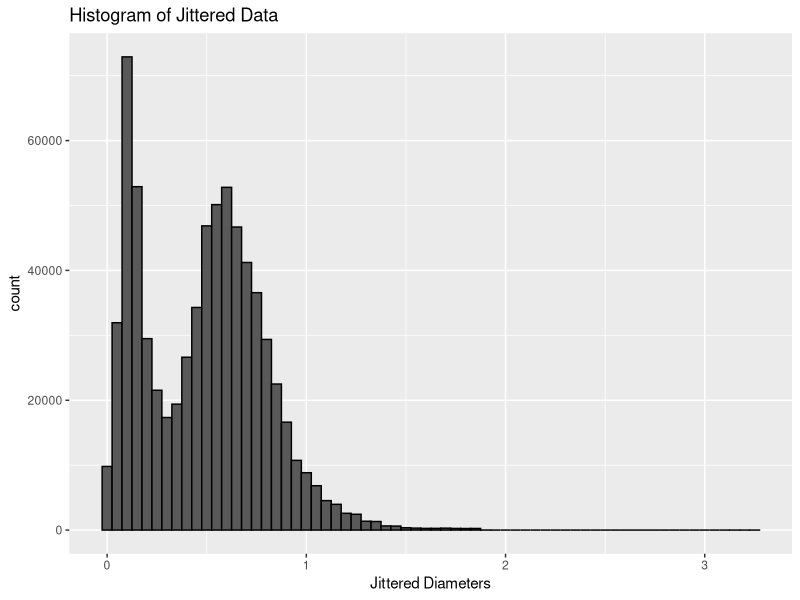
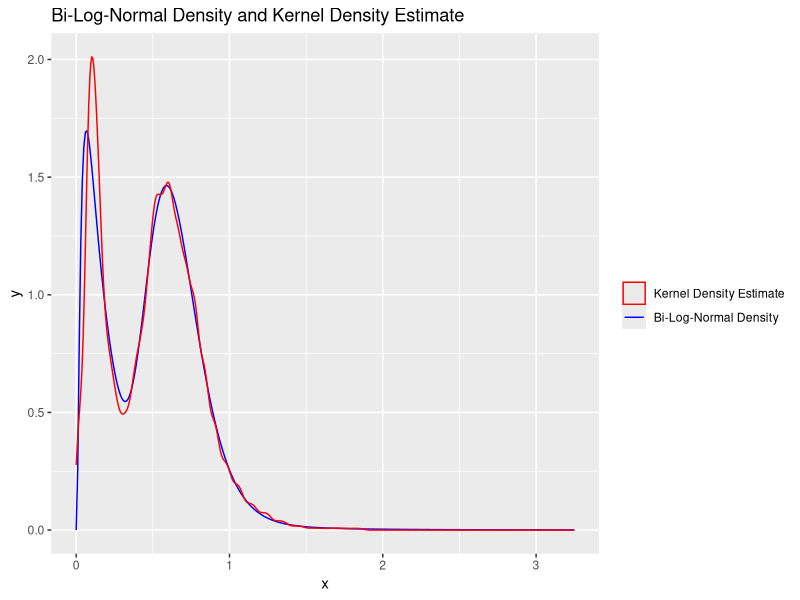
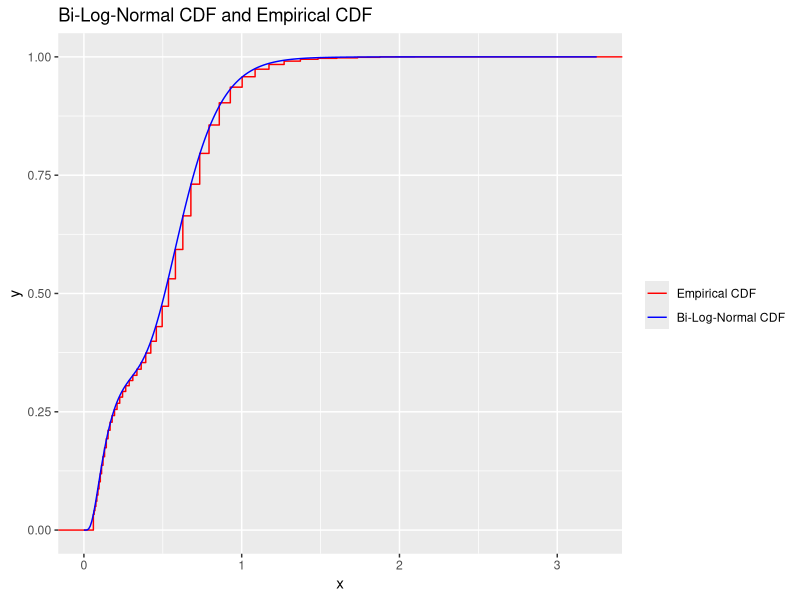

Recreate these plots in R, in order.
## ---- chunk 1
knitr::opts_chunk$set(echo = TRUE)
## ---- chunk 2
library(ggplot2)
data = read.csv(file = "1_snow_particles.csv")
num_inbin = rep(0, length(data$X)) # store the number of datapoints in each bin here
num_part = data$particles.detected[1] # number of total datapoints
for (i in 1:length(data$X)) {
  num_inbin[i] = round(data$retained....[i] / 100 * num_part) #rounded number of data in the i-th bin, need to jitter the data in the next step
}
# jittering the data
set.seed(100) # set a seed before jitter the data using a uniform distribution
n = sum(num_inbin) #cnumber of data points
counter = 0
jittered_data = rep(0, n) 
data$endpoint[52] = 3.25 # s.t. all the bins are of comparable size
for (i in 1:length(num_inbin)) {
  interval_length = data$endpoint[i] - data$startpoint[i]
  for(j in 1:num_inbin[i]) {
    jittered_data[j + counter] = data$startpoint[i] + 
      runif(1, min = 0, max = interval_length)
  }
  counter = counter + num_inbin[i]
}
ggplot(data.frame(jittered_data), aes(x = jittered_data)) + 
  geom_histogram(color="black", binwidth = 0.05) + 
  labs(title = "Histogram of Jittered Data", x = "Jittered Diameters")
#hist(jittered_data, breaks=1000)
## ---- chunk 3
# function to sample rom a bi-log-normal distribution
rbilnorm <- function(N, mu1, mu2, sigma1, sigma2, tau){
  ind <- I(runif(N) > tau)
  X <- rep(0,N)
  X[ind] <- rlnorm(sum(ind), mu1, sigma1)
  X[!ind] <- rlnorm(sum(!ind), mu2, sigma2)
  return(X)
}

# pdf for the bi-log-mormal distribution
dbilnorm <- function(x, mu1, mu2, sigma1, sigma2, tau){
  y <- (1-tau)*dlnorm(x, mu1, sigma1) + tau * dlnorm(x, mu2, sigma2)
  return(y)
}

# EM algorithm for the bi-log-normal model
EM = function(x, mu1, mu2, sigma1, sigma2, tau) {
  n = length(x)
  lold = 0
  lnew = 10
  while (abs(lold-lnew) > 10^-2) {
    #calculate log likelihood for convergence criteria
    lold = sum(log((1 - tau)*dlnorm(x, mean = mu1, sd = sigma1) + tau * dlnorm(x, mean = mu2, sd = sigma2)))
    p = dlnorm(x, mean = mu2, sd = sigma2) * tau / dbilnorm(x, mu1, mu2, sigma1, sigma2, tau)
    #update the parameters according to ML estimates
    tau = 1/n * sum(p)
    mu1 = sum(log(x) * (1 - p)) / sum(1 - p)
    mu2 = sum(log(x) * p) / sum(p)
    sigma1 = sqrt(sum((1 - p) * ((log(x) - mu1)^2)) / sum(1 - p))
    sigma2 = sqrt(sum(p * ((log(x) - mu2)^2)) / sum(p))
    #calculate log likelihood for convergence criteria
    lnew = sum(log((1 - tau)*dlnorm(x, mean = mu1, sd = sigma1) + tau * dlnorm(x, mean = mu2, sd = sigma2)))
  }
  return(c(mu1, mu2, sigma1, sigma2, tau))
}

# set the starting values by looking at the histogram of the jittered data
mu1 <- -3
mu2 <- -0.5
sigma1 <- 0.3
sigma2 <- 0.4
tau <- 0.7
estim = EM(jittered_data, mu1, mu2, sigma1, sigma2, tau)
#plot the kernel density estimator and bi-log-normal density
grid = seq(from = 0, to = 3.25, by = 0.01)
pdf_est = dbilnorm(grid, estim[1], estim[2], estim[3], estim[4], estim[5])
ggplot() + geom_line(aes(x = grid, y = pdf_est, color = "Bi-Log-Normal Density")) + geom_density(aes(x = jittered_data, color = "Kernel Density Estimate"), kernel = "gaussian") + 
  labs(title = "Bi-Log-Normal Density and Kernel Density Estimate", x = "x", y = "y") + 
  scale_color_manual(name = "",
                     breaks=c('Kernel Density Estimate', 'Bi-Log-Normal Density'),
                     values=c('Kernel Density Estimate'='red', 'Bi-Log-Normal Density'='blue'))
## ---- chunk 4
# function calculating the cdf of a bilognornal distribution<
cdfbilognorm = function(x, mu1, mu2, sigma1, sigma2, tau) {
  y <- (1 - tau) * plnorm(x, mu1, sigma1) + tau * plnorm(x, mu2, sigma2)
  return(y)
}

# function calculating the negative log likelihood of the binned data (which we want to minimize)
negloglikelihood = function(par) {
  logli = 0 # start at 0 and sum op at each datapoint
  mu1 = par[1]
  mu2 = par[2]
  sigma1 = par[3]
  sigma2 = par[4]
  tau = par[5]
  for (i in 1:length(data$X)) {
    logli = logli + (num_inbin[i]) * log((cdfbilognorm(data$endpoint[i], mu1, mu2, sigma1, sigma2, tau) - 
                       cdfbilognorm(data$startpoint[i], mu1, mu2, sigma1, sigma2, tau)))
  }
  return(-logli) #return the negative log likelihood
}
out = optim(estim, negloglikelihood, method = "Nelder-Mead")
estim_opt = as.numeric(unlist(out[1]))
mu1_opt = estim_opt[1]
mu2_opt = estim_opt[2]
sigma1_opt = estim_opt[3]
sigma2_opt = estim_opt[4]
tau_opt = estim_opt[5]
## ---- chunk 5
n_bootstrap = 100 # number of bootstrap samples
ndata_boot = 500 # number of data in bootstrap sample
bootstrap_data = matrix(nrow = ndata_boot, ncol = n_bootstrap) 
for (i in 1:n_bootstrap) {
  bootstrap_data[, i] = rbilnorm(ndata_boot, mu1_opt, mu2_opt, sigma1_opt, sigma2_opt, tau_opt)
}
#bin the bootstrap data
binned_bootstrap_data = matrix(nrow = length(data$X), ncol = n_bootstrap)
for (i in 1:n_bootstrap) {
  for (j in 1:length(data$X)) {
    counter = 0
    for (k in 1:ndata_boot) {
      if (data$startpoint[j] <= bootstrap_data[k, i] && data$endpoint[j] > bootstrap_data[k, i]) {
        counter = counter + 1
      }
    }
    binned_bootstrap_data[j, i] = counter # number of data points in j-th bin
  }
}

# jitter the binned bootstrap samples
jittered_boot_data = matrix(nrow = ndata_boot, ncol = n_bootstrap)
for (k in 1:n_bootstrap) {
  counter = 0
  for (i in 1:length(data$X)) {
    interval_length = data$endpoint[i] - data$startpoint[i]
    for(j in 1:binned_bootstrap_data[i, k]) {
      if (binned_bootstrap_data[i, k] == 0) {
        next
      }
      jittered_boot_data[j + counter, k] = data$startpoint[i] + 
        runif(1, min = 0, max = interval_length)
    }
    counter = counter + binned_bootstrap_data[i, k]
  }
}

#estimate the parameters for each bootstrap sample
estim_boot = matrix(nrow = 5, ncol = n_bootstrap)
for (i in 1:n_bootstrap) {
  estim_boot[, i] = EM(jittered_boot_data[, i], mu1, mu2, sigma1, sigma2, tau)
}
estim_boot_opt = matrix(nrow = 5, ncol = n_bootstrap)
for (i in 1:n_bootstrap) {
  out = optim(estim_boot[, i], negloglikelihood, method="Nelder-Mead")
  estim_boot_opt[, i] = as.numeric(unlist(out[1]))
}
 
#Calculate the kolmogorov smirnoff statisitc
#create data to use for ecdf for binned data
counter = 0
ecdf_data = rep(0, n)
for (i in 1:length(num_inbin)) {
  interval_length = data$endpoint[i] - data$startpoint[i]
  for(j in 1:num_inbin[i]) {
    if (num_inbin[i] == 0) {
      next
    }
    #ecdf_data[j + counter] = data$startpoint[i] + interval_length / j
    ecdf_data[j + counter] = data$endpoint[i]
  }
  counter = counter + num_inbin[i]
}
ecdf_binned = ecdf(ecdf_data)
grid = seq(from = 0, to = 3.25, by = 0.01)
kol_smir = 0 
for (i in 1:length(grid)) {
  a = abs(ecdf_binned(grid[i]) - 
            cdfbilognorm(grid[i], mu1_opt, mu2_opt, sigma1_opt, sigma2_opt, tau_opt))
  if (a > kol_smir) {
    kol_smir = a
  }
}

#calculate T_b^*
T_b = rep(0, n_bootstrap)
for (k in 1:n_bootstrap) {
  counter = 0
  ecdf_boot_data = rep(0, ndata_boot)
  for (i in 1:length(data$X)) {
    interval_length = data$endpoint[i] - data$startpoint[i]
    for(j in 1:binned_bootstrap_data[i, k]) {
      if (binned_bootstrap_data[i, k] == 0) {
        next
      }
      #ecdf_boot_data[j + counter] = data$startpoint[i] + interval_length / j
      ecdf_boot_data[j + counter] = data$endpoint[i] 
    }
    counter = counter + binned_bootstrap_data[i, k]
  }
  ecdf_boot = ecdf(ecdf_boot_data)
  for (j in 1:length(grid)) {
    a = abs(ecdf_boot(grid[j]) - 
              cdfbilognorm(grid[j], estim_boot_opt[1, k], estim_boot_opt[2, k], 
                           estim_boot_opt[3, k], estim_boot_opt[4, k], estim_boot_opt[5, k]))
    if (a > T_b[k]) {
      T_b[k] = a
    }
  }
}

#calculate the estimated p value
a = 0
for (k in 1:n_bootstrap) {
  if (T_b[k] > kol_smir) {
    a = a + 1
  }
}
p = 1 / (n_bootstrap + 1) * (a + 1)
#print(p)
## ---- chunk 6
ecdf_param = cdfbilognorm(grid, mu1_opt, mu2_opt, sigma1_opt, sigma2_opt, tau_opt)
ggplot() + stat_ecdf(aes(x = ecdf_data, color = "Empirical CDF")) + geom_line(aes(x = grid, y = ecdf_param, color = "Bi-Log-Normal CDF")) + 
  scale_color_manual(name = "",
                     breaks=c('Empirical CDF', 'Bi-Log-Normal CDF'),
                     values=c('Empirical CDF'='red', 'Bi-Log-Normal CDF'='blue')) + 
  labs(x = "x", y = "y", title = "Bi-Log-Normal CDF and Empirical CDF")
